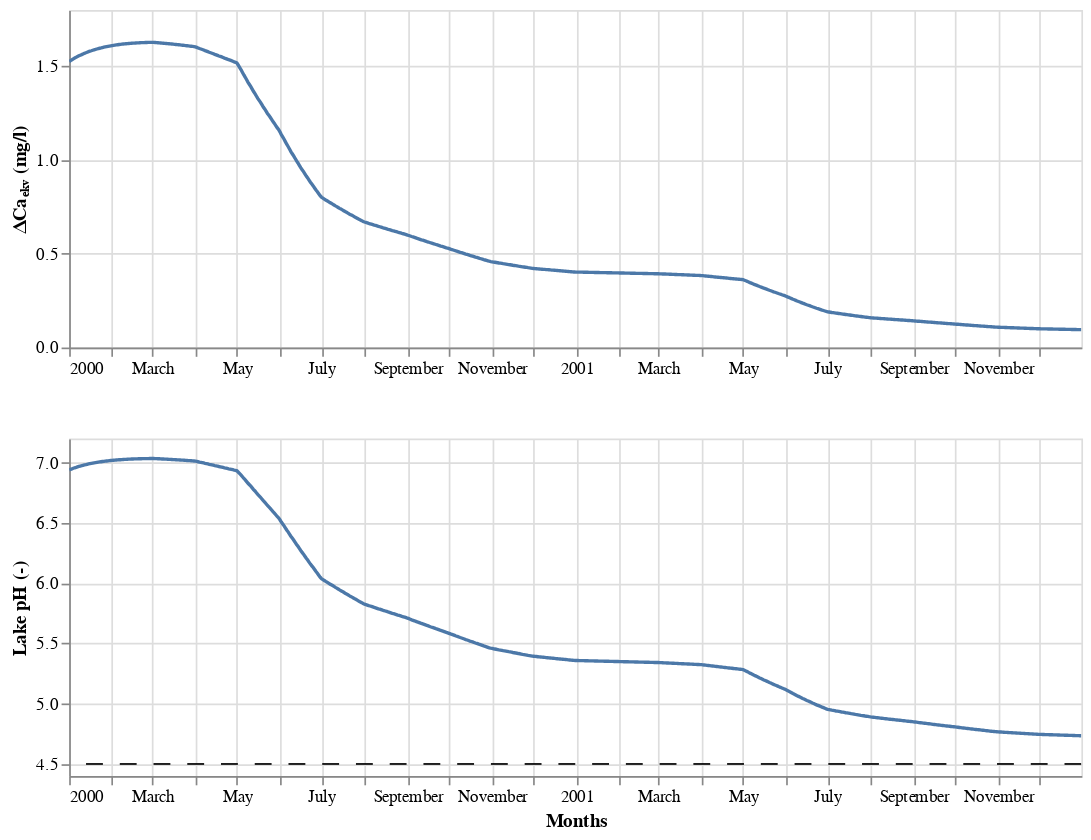

Notebook source saved alongside this figure:
### Markdown cell above
## 3. Model

Requires as input a **lake object** and a **lime product** object. 

By default, the lime dose is 10 mg/l, the liming month is 1, the spreading method is `wet`, the soluble fraction for lake-bottom lime is 0.4, the rate coefficient for lake-bottom lime is 1, the decay constant for lime becoming inactive is 0.1, the maximum concentration is 8.5 mg-Ca/l, and the number of months simulated is 24. This behaviour can be changed/overridden by passing kwargs to the constructor.

### Code cell
model = lm.Model(
    lake,
    prod,
    lime_dose=10,
    lime_month=1,
    spr_meth="wet",
    spr_prop=0.5,
    F_sol=0.4,
    rate_const=1,
    activity_const=0.1,
    ca_aq_sat=8.5,
    n_months=24,
)

print(f"Method factor for '{model.spr_meth}': {model.method_fac:.1f}.")
print(f"Instananeous ΔCa-equivalents: {model.C_inst0:.2f} mg/l.")
print(f"Slow, lake-bottom ΔCa-equivalents: {model.C_bott0:.2f} mg/l.")

model.plot_result(lib="Altair")

### Figure 1 — Vega-Lite specification as saved in the notebook (floating-point values rounded to 4 significant figures; data arrays with more than 128 entries replaced by an {"elided": "..."} marker saying what was removed)
{"config": {"view": {"continuousWidth": 300, "continuousHeight": 300}}, "vconcat": [{"data": {"name": "data-c0553970bf0b44f2e05d89216bf43c6e"}, "mark": {"type": "line"}, "encoding": {"tooltip": [{"field": "date", "type": "temporal"}, {"field": "Delta Ca (mg/l)", "format": ",.2f", "type": "quantitative"}], "x": {"axis": {"grid": true, "title": " "}, "field": "date", "type": "temporal"}, "y": {"axis": {"title": "ΔCaₑₖᵥ (mg/l)"}, "field": "Delta Ca (mg/l)", "type": "quantitative"}}, "height": 200, "name": "view_4", "width": 600}, {"layer": [{"data": {"name": "data-c0553970bf0b44f2e05d89216bf43c6e"}, "mark": {"type": "line"}, "encoding": {"tooltip": [{"field": "date", "type": "temporal"}, {"field": "pH", "format": ",.2f", "type": "quantitative"}], "x": {"axis": {"grid": true, "title": "Months"}, "field": "date", "type": "temporal"}, "y": {"axis": {"title": "Lake pH (-)"}, "field": "pH", "scale": {"zero": false}, "type": "quantitative"}}, "name": "view_3"}, {"data": {"name": "data-6365363ef254e581922c1ab3482028c7"}, "mark": {"type": "rule", "strokeDash": [10, 10]}, "encoding": {"y": {"field": "pH", "type": "quantitative"}}}], "height": 200, "width": 600}], "params": [{"name": "param_5", "select": {"type": "interval", "encodings": ["x", "y"]}, "bind": "scales", "views": ["view_4"]}, {"name": "param_4", "select": {"type": "interval", "encodings": ["x", "y"]}, "bind": "scales", "views": ["view_3"]}], "$schema": "https://vega.github.io/schema/vega-lite/v5.8.0.json", "datasets": {"data-c0553970bf0b44f2e05d89216bf43c6e": {"elided": "731 records"}, "data-6365363ef254e581922c1ab3482028c7": [{"pH": 4.5}]}}
